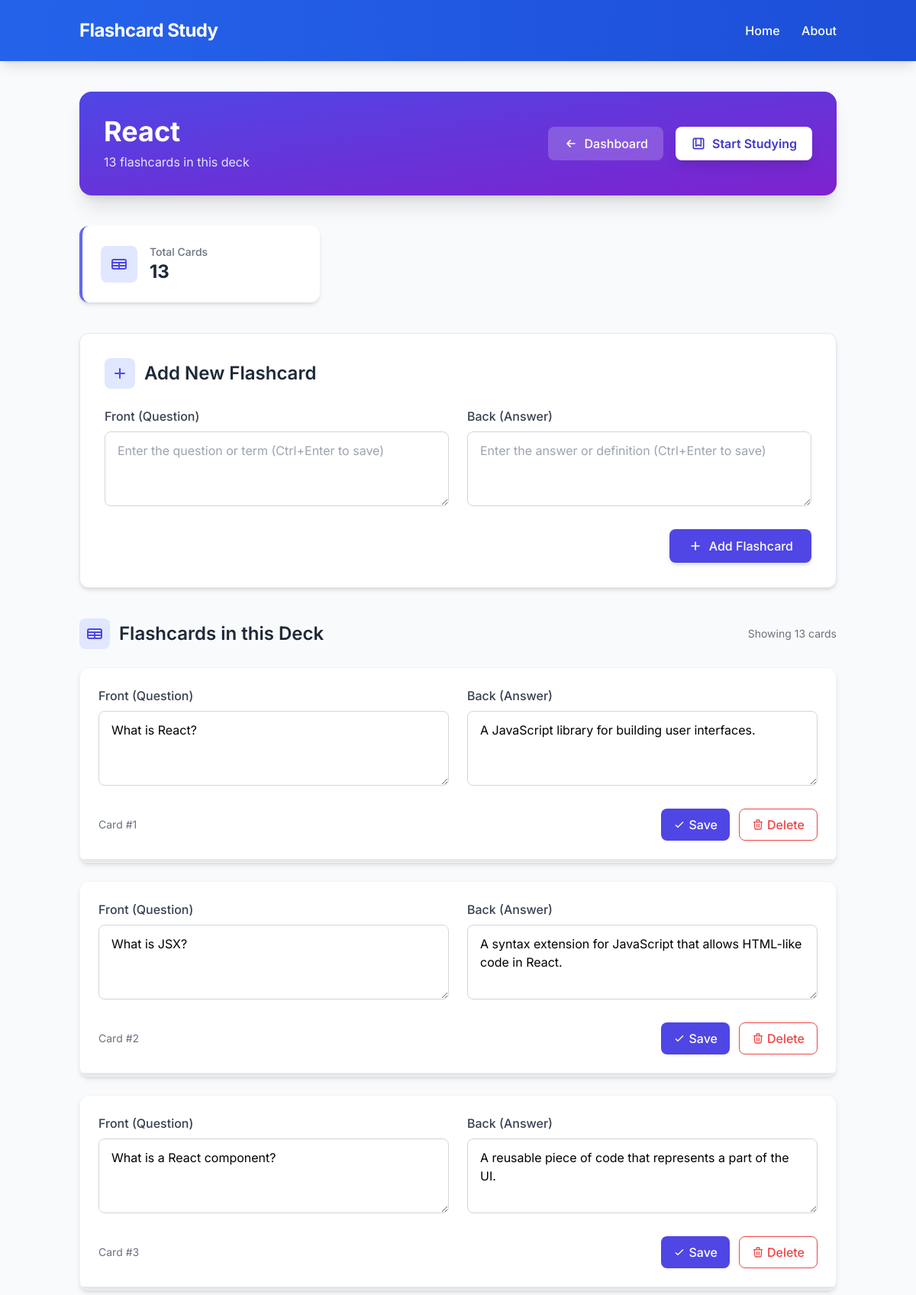
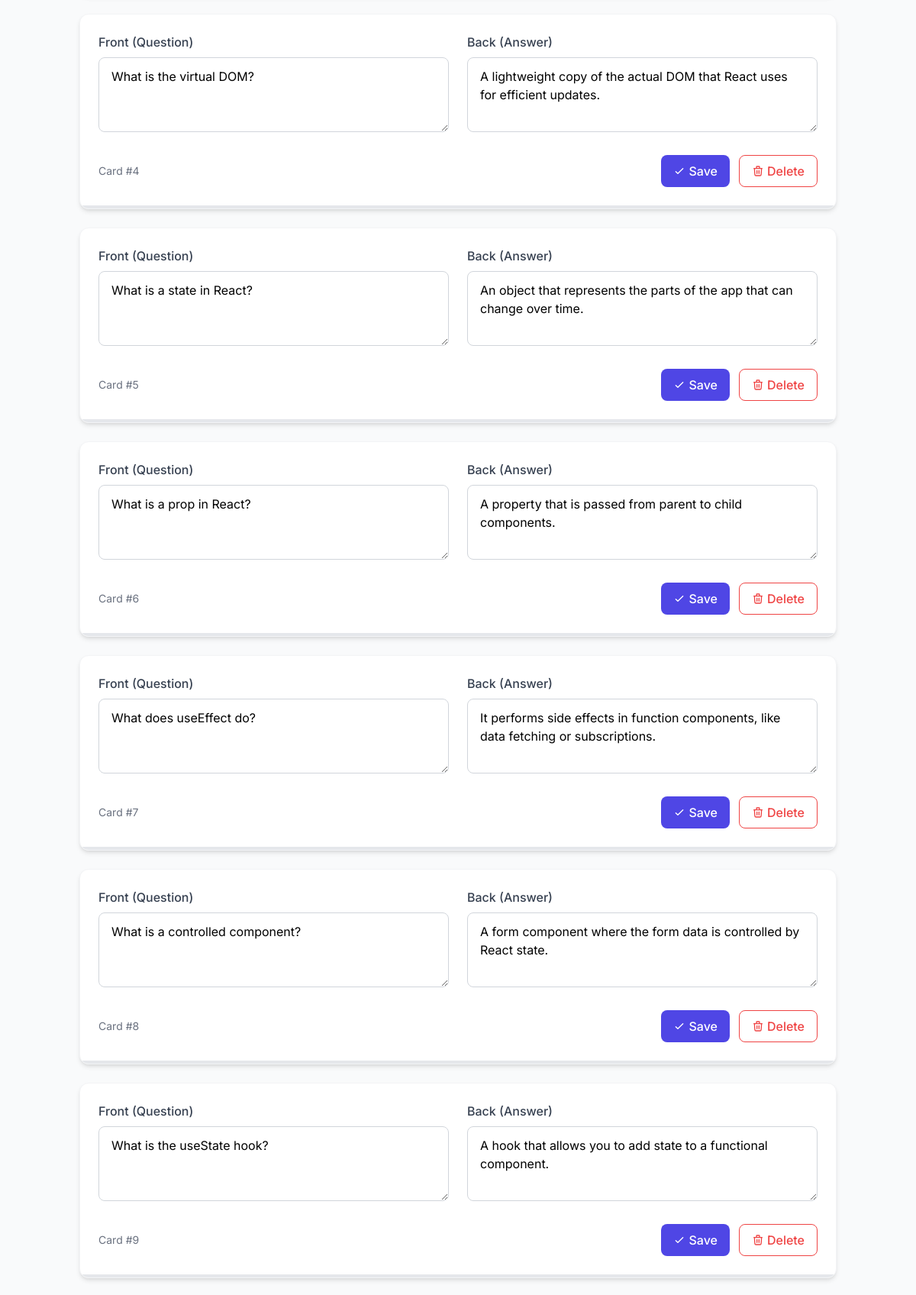
/decks/1/ (upper part), run on the app's committed database (2 pictures, top to bottom).
### flashcards/models.py (models this page shows, shortened)
class Deck(models.Model):
    name = models.CharField(max_length=100)
    created_at = models.DateTimeField(auto_now_add=True)

class Flashcard(models.Model):
    deck = models.ForeignKey(Deck, on_delete=models.CASCADE, related_name='flashcards')
    front = models.CharField(max_length=255)
    back = models.CharField(max_length=255)
    created_at = models.DateTimeField(auto_now_add=True)

### flashcards/views.py (the view)
# urls.py: path('decks/<int:deck_id>/', views.deck_detail, name='deck_detail'),
def deck_detail(request, deck_id):
    deck = get_object_or_404(Deck, id=deck_id)
    return render(request, 'flashcards/deck_detail.html', {'deck': deck})

### flashcards/templates/flashcards/deck_detail.html (shortened to what this page needs)
{% extends 'flashcards/base.html' %}
{% block content %}
<section class="max-w-6xl mx-auto">
  <div class="bg-gradient-to-br from-indigo-600 to-purple-700 rounded-2xl p-8 mb-10 shadow-xl">
    <div class="flex flex-col md:flex-row justify-between items-center">
      <div class="text-white mb-6 md:mb-0">
        <h2 class="text-3xl md:text-4xl font-bold mb-2">{{ deck.name }}</h2>
        <p class="text-indigo-100">{{ deck.flashcards.count }} flashcards in this deck</p>
      </div>
      <div class="flex space-x-4">
        <a href="{% url 'home' %}"
           class="flex items-center bg-white/20 backdrop-blur-sm text-white py-2.5 px-5 rounded-lg hover:bg-white/30 transition-all duration-200 font-medium">
          <svg xmlns="http://www.w3.org/2000/svg" class="h-5 w-5 mr-2" fill="none" viewBox="0 0 24 24" stroke="currentColor">
            <path stroke-linecap="round" stroke-linejoin="round" stroke-width="2" d="M11 17l-5-5m0 0l5-5m-5 5h12" />
          </svg>
          Dashboard
        </a>
        <a href="{% url 'study_mode' deck.id %}"
           class="flex items-center bg-white text-indigo-700 py-2.5 px-5 rounded-lg hover:bg-indigo-50 transition-all duration-200 font-semibold shadow-lg transform hover:scale-105">
          <svg xmlns="http://www.w3.org/2000/svg" class="h-5 w-5 mr-2" fill="none" viewBox="0 0 24 24" stroke="currentColor">
            <path stroke-linecap="round" stroke-linejoin="round" stroke-width="2" d="M16 4v12l-4-2-4 2V4M6 20h12a2 2 0 002-2V6a2 2 0 00-2-2H6a2 2 0 00-2 2v12a2 2 0 002 2z" />
          </svg>
          Start Studying
        </a>
      </div>
    </div>
  </div>
  <div class="grid grid-cols-1 md:grid-cols-3 gap-6 mb-10">
    <div class="bg-white rounded-xl shadow-md p-6 border-l-4 border-indigo-500">
      <div class="flex items-center">
        <div class="bg-indigo-100 p-3 rounded-lg mr-4">
          <svg xmlns="http://www.w3.org/2000/svg" class="h-6 w-6 text-indigo-600" fill="none" viewBox="0 0 24 24" stroke="currentColor">
            <path stroke-linecap="round" stroke-linejoin="round" stroke-width="2" d="M3 10h18M3 14h18m-9-4v8m-7 0h14a2 2 0 002-2V8a2 2 0 00-2-2H5a2 2 0 00-2 2v8a2 2 0 002 2z" />
          </svg>
        </div>
        <div>
          <p class="text-gray-500 text-sm font-medium">Total Cards</p>
          <h4 class="text-2xl font-bold text-gray-800">{{ deck.flashcards.count }}</h4>
        </div>
      </div>
    </div>
  </div>
  <div class="bg-white rounded-xl shadow-md p-8 mb-10 border border-indigo-100 fade-in">
    <h3 class="text-2xl font-semibold text-gray-800 mb-6 flex items-center">
      <div class="bg-indigo-100 p-2 rounded-lg mr-3">
        <svg xmlns="http://www.w3.org/2000/svg" class="h-6 w-6 text-indigo-600" fill="none" viewBox="0 0 24 24" stroke="currentColor">
          <path stroke-linecap="round" stroke-linejoin="round" stroke-width="2" d="M12 6v6m0 0v6m0-6h6m-6 0H6" />
        </svg>
      </div>
      Add New Flashcard
    </h3>
    <div class="grid grid-cols-1 md:grid-cols-2 gap-6 mb-6">
      <div>
        <label for="front" class="block text-gray-700 font-medium mb-2">Front (Question)</label>
        <textarea id="front" rows="3"
               placeholder="Enter the question or term"
               class="w-full border border-gray-300 rounded-lg px-4 py-3 focus:outline-none focus:ring-2 focus:ring-indigo-500 focus:border-indigo-500 transition"></textarea>
      </div>
      <div>
        <label for="back" class="block text-gray-700 font-medium mb-2">Back (Answer)</label>
        <textarea id="back" rows="3"
               placeholder="Enter the answer or definition"
               class="w-full border border-gray-300 rounded-lg px-4 py-3 focus:outline-none focus:ring-2 focus:ring-indigo-500 focus:border-indigo-500 transition"></textarea>
      </div>
    </div>
    <div class="flex justify-end">
      <button onclick="createFlashcard()"
              class="flex items-center bg-indigo-600 text-white py-2.5 px-6 rounded-lg hover:bg-indigo-700 transition-all duration-200 font-medium shadow-md">
        <svg xmlns="http://www.w3.org/2000/svg" class="h-5 w-5 mr-2" fill="none" viewBox="0 0 24 24" stroke="currentColor">
          <path stroke-linecap="round" stroke-linejoin="round" stroke-width="2" d="M12 6v6m0 0v6m0-6h6m-6 0H6" />
        </svg>
        Add Flashcard
      </button>
    </div>
  </div>
  <div class="mb-6 flex items-center justify-between">
    <h3 class="text-2xl font-semibold text-gray-800 flex items-center">
      <div class="bg-indigo-100 p-2 rounded-lg mr-3">
        <svg xmlns="http://www.w3.org/2000/svg" class="h-6 w-6 text-indigo-600" fill="none" viewBox="0 0 24 24" stroke="currentColor">
          <path stroke-linecap="round" stroke-linejoin="round" stroke-width="2" d="M3 10h18M3 14h18m-9-4v8m-7 0h14a2 2 0 002-2V8a2 2 0 00-2-2H5a2 2 0 00-2 2v8a2 2 0 002 2z" />
        </svg>
      </div>
      Flashcards in this Deck
    </h3>
    {% if deck.flashcards.all %}
    <div class="text-sm text-gray-500">
      Showing {{ deck.flashcards.count }} cards
    </div>
    {% endif %}
  </div>
  <div id="flashcards-list" class="space-y-6">
    {% for card in deck.flashcards.all %}
      <div class="bg-white rounded-xl shadow-md hover:shadow-lg transition-all duration-300 overflow-hidden border border-gray-100 fade-in"
           data-card-id="{{ card.id }}">
        <div class="p-6">
          <div class="grid grid-cols-1 md:grid-cols-2 gap-6 mb-6">
            <div>
              <label for="front_{{ card.id }}" class="block text-gray-700 font-medium mb-2">Front (Question)</label>
              <textarea id="front_{{ card.id }}" rows="3"
                     class="w-full border border-gray-300 rounded-lg px-4 py-3 focus:outline-none focus:ring-2 focus:ring-indigo-500 focus:border-indigo-500 transition">{{ card.front }}</textarea>
            </div>
            <div>
              <label for="back_{{ card.id }}" class="block text-gray-700 font-medium mb-2">Back (Answer)</label>
              <textarea id="back_{{ card.id }}" rows="3"
                     class="w-full border border-gray-300 rounded-lg px-4 py-3 focus:outline-none focus:ring-2 focus:ring-indigo-500 focus:border-indigo-500 transition">{{ card.back }}</textarea>
            </div>
          </div>
          <div class="flex justify-between items-center">
            <div class="text-sm text-gray-500">
              Card #{{ forloop.counter }}
            </div>
            <div class="flex space-x-3">
              <button onclick="updateFlashcard({{ card.id }})"
                      class="flex items-center bg-indigo-600 text-white py-2 px-4 rounded-lg hover:bg-indigo-700 transition-colors duration-200 font-medium">
                <svg xmlns="http://www.w3.org/2000/svg" class="h-4 w-4 mr-1" fill="none" viewBox="0 0 24 24" stroke="currentColor">
                  <path stroke-linecap="round" stroke-linejoin="round" stroke-width="2" d="M5 13l4 4L19 7" />
                </svg>
                Save
              </button>
              <button onclick="deleteFlashcard({{ card.id }})"
                      class="flex items-center bg-white border border-red-500 text-red-500 py-2 px-4 rounded-lg hover:bg-red-50 transition-colors duration-200 font-medium">
                Delete
              </button>
            </div>
          </div>
        </div>
        {% if card.mastered %}
        <div class="w-full bg-green-500 h-1"></div>
        {% elif card.learning %}
        <div class="w-full bg-amber-500 h-1"></div>
        {% else %}
        <div class="w-full bg-gray-200 h-1"></div>
        {% endif %}
      </div>
    {% endfor %}
  </div>
</section>
{% endblock %}

### flashcards/templates/flashcards/base.html (style rules this page uses)
body { font-family: 'Inter', sans-serif; }
.fade-in { animation: fadeIn 0.5s ease-in; }

### data on the page
Deck: name "React", flashcards.count "13"
Flashcard: id "What is React?", id "A JavaScript library for building user interfaces."
Flashcard: id "What is JSX?", id "A syntax extension for JavaScript that allows HTML-like code in React."
Flashcard: id "What is a React component?", id "A reusable piece of code that represents a part of the UI."
Flashcard: id "What is the virtual DOM?", id "A lightweight copy of the actual DOM that React uses for efficient updates."
Flashcard: id "What is a state in React?", id "An object that represents the parts of the app that can change over time."
Flashcard: id "What is a prop in React?", id "A property that is passed from parent to child components."
Flashcard: id "What does useEffect do?", id "It performs side effects in function components, like data fetching or subscriptions."
Flashcard: id "What is a controlled component?", id "A form component where the form data is controlled by React state."
Flashcard: id "What is the useState hook?", id "A hook that allows you to add state to a functional component."
